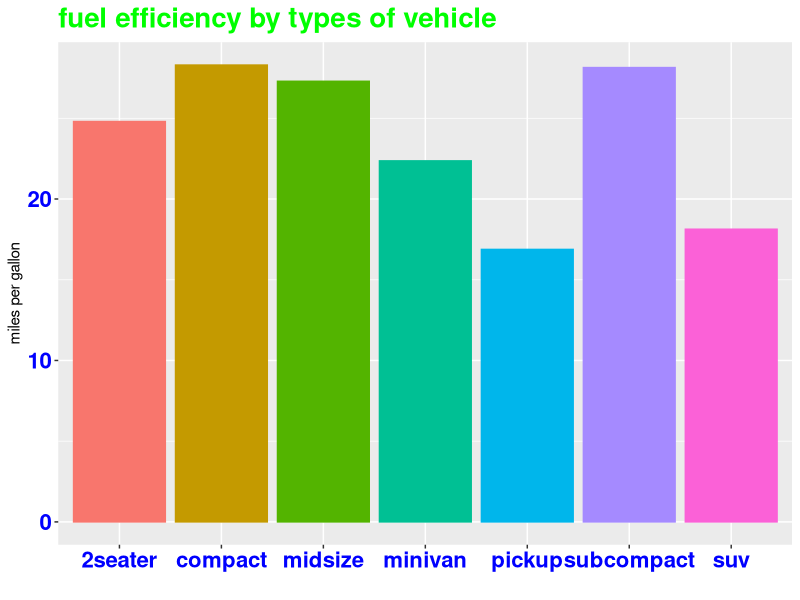
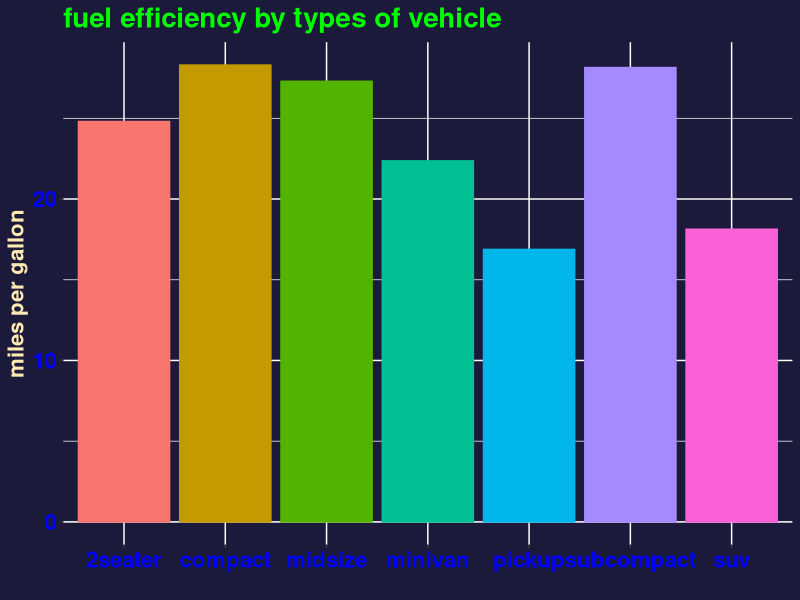
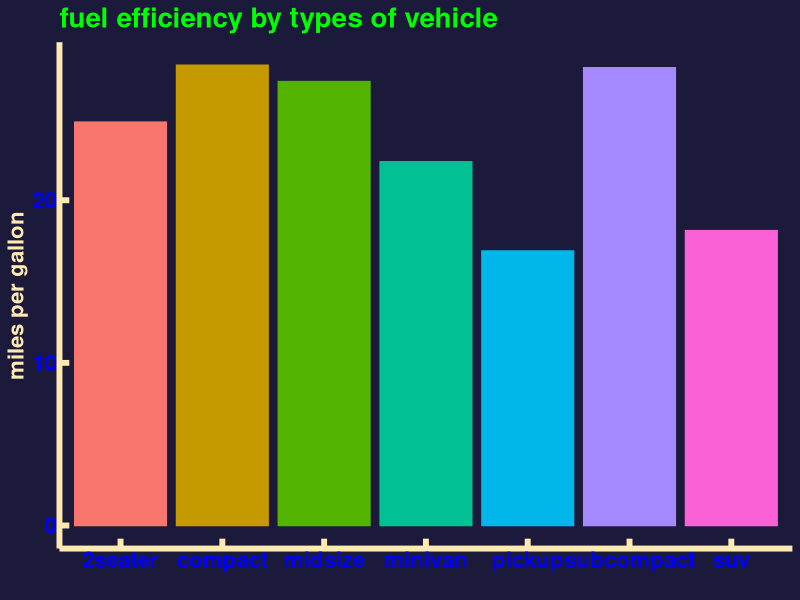
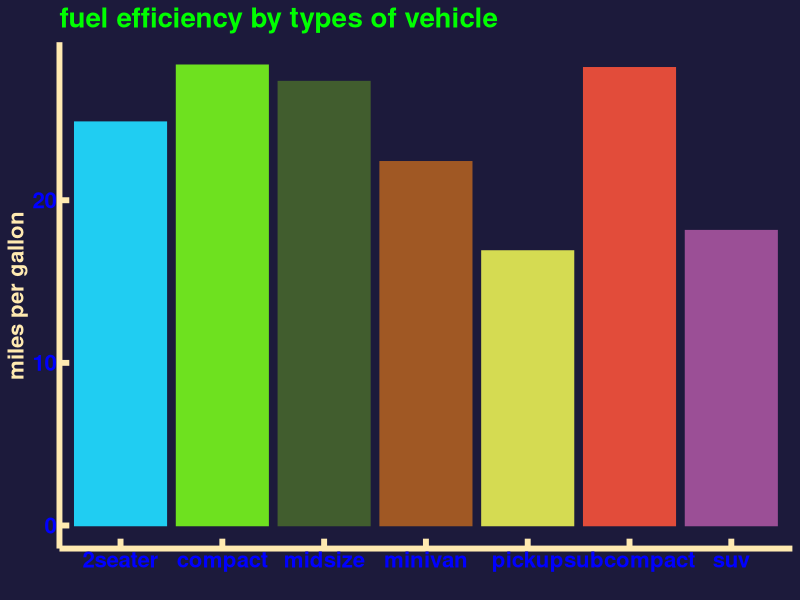

Write R code to recreate these figures, in order.
## ---- chunk 1

# Set rendering parameters
knitr::opts_chunk$set(message = FALSE, warning = FALSE)

gitHubPath <- file.path(path.expand("~"), "GitHub", 
                        "MasterStatsUsingR")

# Load packages
library(tidyverse) # data manipulation and visualization
## ---- chunk 2

plotVals = mpg %>% 
  group_by(class) %>%  
  summarize(hwy=mean(hwy)) 


p = plotVals %>% ggplot(aes(x=class, y = hwy, color = class, fill = class))+
  geom_bar(show.legend = F, stat = 'identity') +
  ylab('miles per gallon') + 
  xlab('') +
  ggtitle("fuel efficiency by types of vehicle")

  

## ---- chunk 3

myText = element_text(size=16, 
                      color="blue", 
                      face="bold",
                      angle=0)
bigText = element_text(size = 20,
                       color='green',
                       face='bold',
                       angle=0)

p + theme(
  axis.text.y = myText,
  axis.text.x = myText,
  plot.title = bigText
  )


  



## ---- chunk 4

backCol = element_rect(fill = "#1C1A3B", color = "#1C1A3B" )
myText90 = element_text(size=16, 
                      color="#FFEAB1", 
                      face="bold",
                      angle=90)
p + theme(
  panel.background = backCol, # bg of the panel
  plot.background = backCol,
  axis.text.y = myText,
  axis.text.x = myText,
  axis.title.y = myText90,
  plot.title = bigText
  )



## ---- chunk 5


p + theme(
  panel.background = backCol, # bg of the panel
  plot.background = backCol,
  axis.text.y = myText,
  axis.text.x = myText,
  axis.title.y = myText90,
  plot.title = bigText,
  panel.grid.major = element_blank(), # get rid of major grid
  panel.grid.minor = element_blank(), # get rid of minor grid
  axis.line = element_line(colour = "#FFEAB1", 
                           linewidth = 2, linetype = "solid"),
  axis.ticks = element_line(colour = "#FFEAB1", 
                            linewidth = 2, linetype = "solid"),
  axis.ticks.length=unit(-0.25, "cm") #determine length/direction of ticks
  )

brightCol = scale_color_manual(values = c('#20CDF2', '#6EE11F', '#415d2e', '#a05824','#d5db52' ))  
brightFil = scale_fill_manual(values = c('#20CDF2', '#6EE11F', '#415d2e', '#a05824','#d5db52' ))


## ---- chunk 6

brightCol = scale_color_manual(values = 
                                 c('#20CDF2', '#6EE11F', '#415d2e',
   '#a05824', '#d5db52', '#E24C3A', '#9B4F96', '#F1A14C'))  
brightFil = scale_fill_manual(values = 
                                c('#20CDF2', '#6EE11F', '#415d2e',
   '#a05824', '#d5db52', '#E24C3A', '#9B4F96', '#F1A14C'))

p + theme(
  panel.background = backCol, # bg of the panel
  plot.background = backCol,
  axis.text.y = myText,
  axis.text.x = myText,
  axis.title.y = myText90,
  plot.title = bigText,
  panel.grid.major = element_blank(), # get rid of major grid
  panel.grid.minor = element_blank(), # get rid of minor grid
  axis.line = element_line(colour = "#FFEAB1", 
                           linewidth = 2, linetype = "solid"),
  axis.ticks = element_line(colour = "#FFEAB1", 
                            linewidth = 2, linetype = "solid"),
  axis.ticks.length=unit(-0.25, "cm") #determine length/direction of ticks
  ) + brightCol + brightFil



